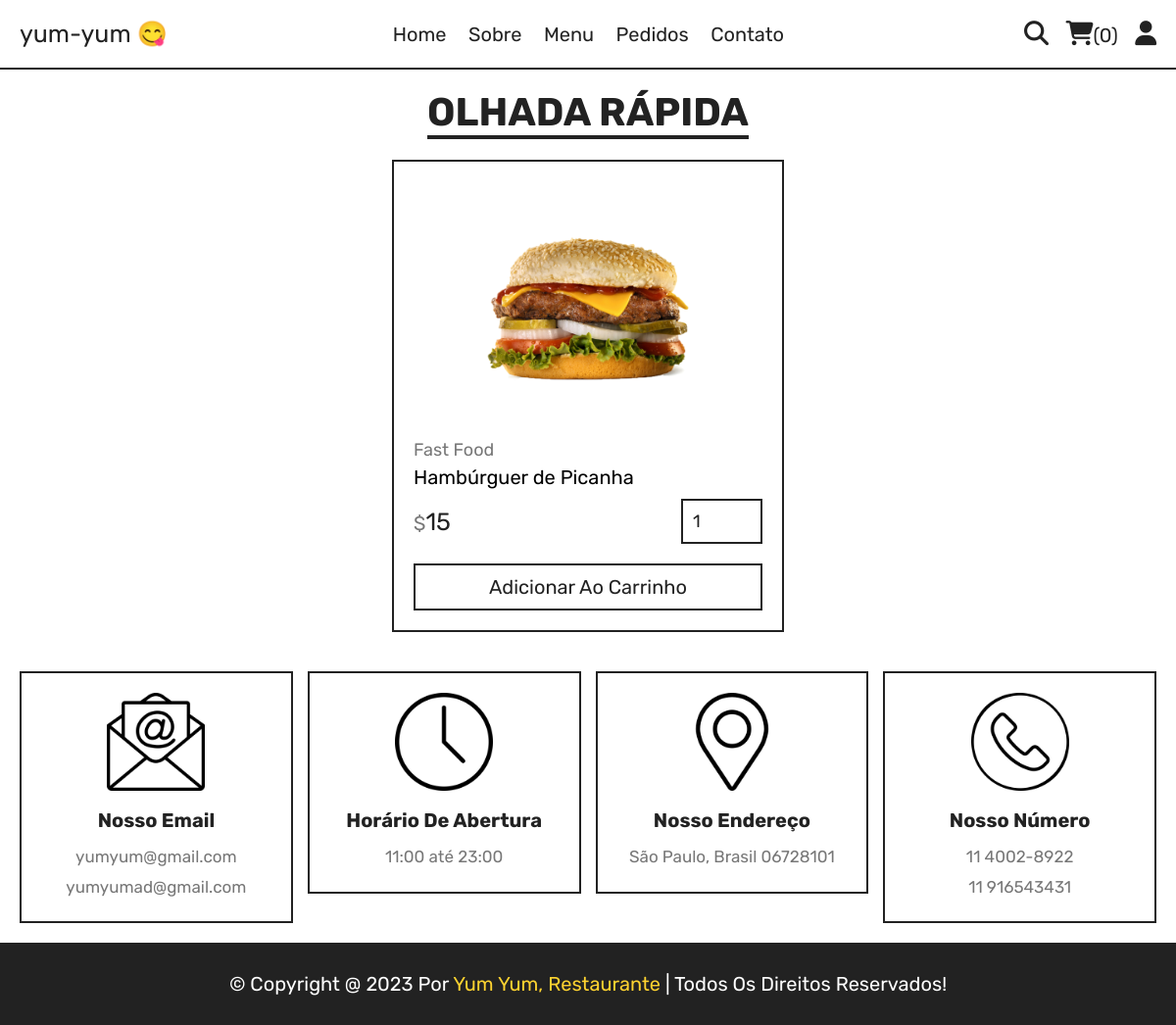
The app's page /quick_view.php?pid=2 with its own data.
### tables this page shows
CREATE TABLE `products` (
  `id` int(100) NOT NULL,
  `name` varchar(100) NOT NULL,
  `category` varchar(100) NOT NULL,
  `price` int(10) NOT NULL,
  `image` varchar(100) NOT NULL
);

### quick_view.php (the view, shortened to what this page needs)
<?php
include 'components/connect.php';
?>
<!DOCTYPE html>
<html lang="pt-br">
<head>
   <link rel="stylesheet" href="https://cdnjs.cloudflare.com/ajax/libs/font-awesome/6.1.1/css/all.min.css">
   <link rel="stylesheet" href="css/style.css">
</head>
<body>
<?php include 'components/user_header.php'; ?>
<section class="quick-view">
   <h1 class="title">Olhada rápida</h1>
   <?php
      $pid = $_GET['pid'];
      $select_products = $conn->prepare("SELECT * FROM `products` WHERE id = ?");
      $select_products->execute([$pid]);
      if($select_products->rowCount() > 0){
         while($fetch_products = $select_products->fetch(PDO::FETCH_ASSOC)){
   ?>
   <form action="" method="post" class="box">
      <img src="uploaded_img/<?= $fetch_products['image']; ?>" alt="">
      <a href="category.php?category=<?= $fetch_products['category']; ?>" class="cat"><?= $fetch_products['category']; ?></a>
      <div class="name"><?= $fetch_products['name']; ?></div>
      <div class="flex">
         <div class="price"><span>$</span><?= $fetch_products['price']; ?></div>
         <input type="number" name="qty" class="qty" min="1" max="99" value="1" maxlength="2">
      </div>
      <button type="submit" name="add_to_cart" class="cart-btn">Adicionar ao carrinho</button>
   </form>
   <?php
         }
      }else{
         echo '<p class="empty">Sem produtos adicionados</p>';
      }
   ?>
</section>
<?php include 'components/footer.php'; ?>
</body>
</html>

### css/style.css (style rules this page uses)
:root { --yellow:#fed330; --red:#e74c3c; --white:#fff; --black:#222; --light-color:#777; --border:.2rem solid var(--black); }
* { font-family: 'Rubik', sans-serif; margin:0; padding:0; box-sizing: border-box; outline: none; border: none; text-decoration: none; }
html { font-size: 62.5%; overflow-x: hidden; scroll-behavior: smooth; stop-opacity: 7rem; }
section { margin:0 auto; max-width: 1200px; padding:2rem; }
.title { text-align: center; margin-bottom: 2.5rem; font-size: 4rem; color:var(--black); text-transform: uppercase; text-decoration: underline; text-underline-offset: 1rem; }
.quick-view form { max-width: 40rem; padding:2rem; border:var(--border); position: relative; margin:0 auto; }
.quick-view form img { height: 25rem; width: 100%; object-fit: contain; margin-bottom: 1rem; }
.quick-view form .cat { font-size: 1.8rem; color:var(--light-color); }
.quick-view form .name { font-size: 2rem; margin:.5rem 0; }
.quick-view form .flex { display: flex; justify-content: space-between; align-items: center; gap:1.5rem; margin:1rem 0; }
.quick-view form .flex .price { font-size: 2.5rem; color:var(--black); }
.quick-view form .flex .price span { font-size: 2rem; color:var(--light-color); }
.quick-view form .flex .qty { border:var(--border); padding:1rem; font-size: 1.8rem; color:var(--black); }
.quick-view form .cart-btn { width: 100%; padding:1rem 3rem; text-align: center; border:var(--border); font-size: 2rem; color:var(--black); cursor: pointer; text-transform: capitalize; background: none; margin-top: 1rem; }

### records on screen
products: image (picture), category "Fast Food", name "Hambúrguer de Picanha", price "15"

### other values on screen
$total_cart_items "0"
